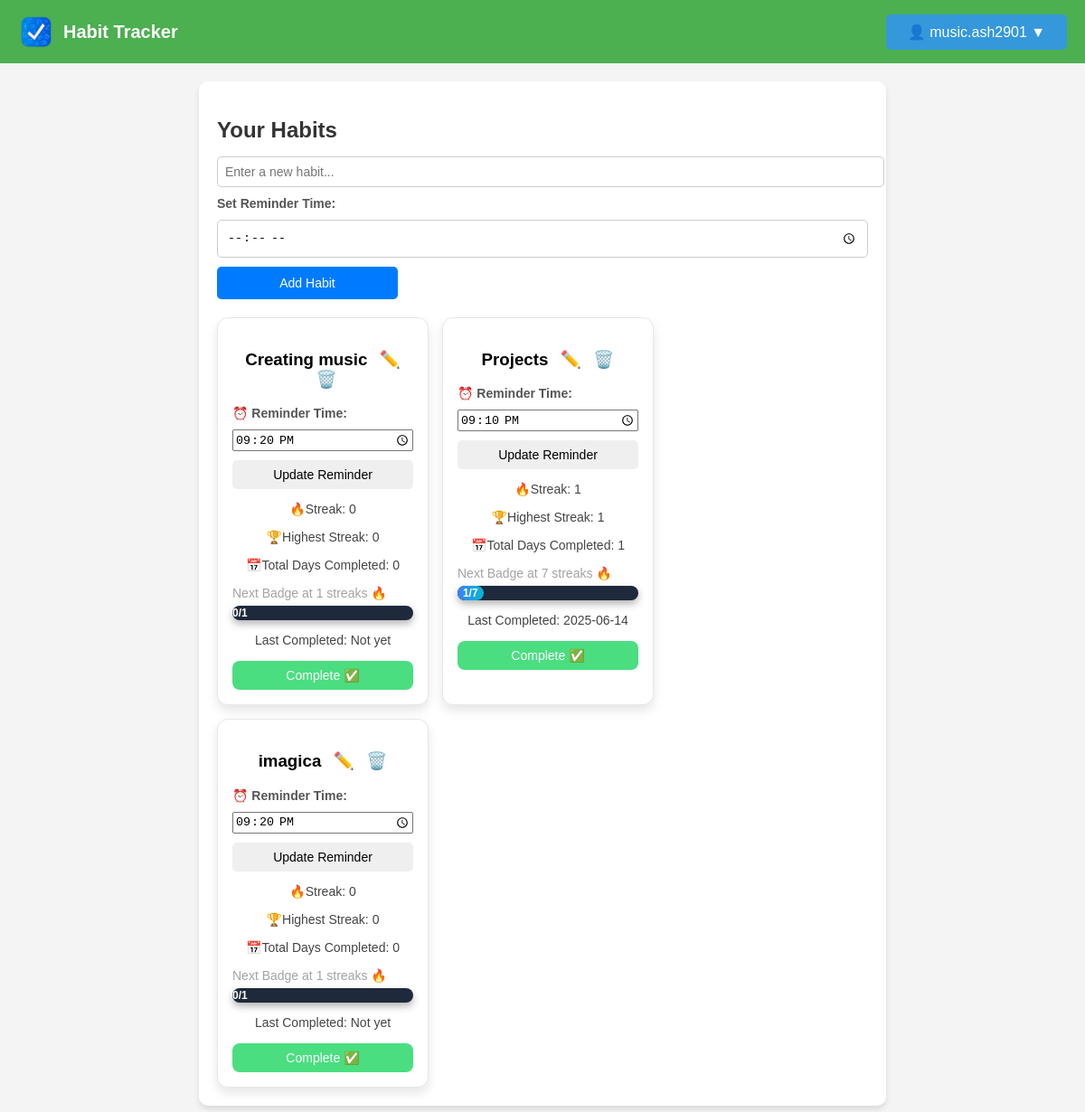
The app's page /manage-habits (signed in), older data.
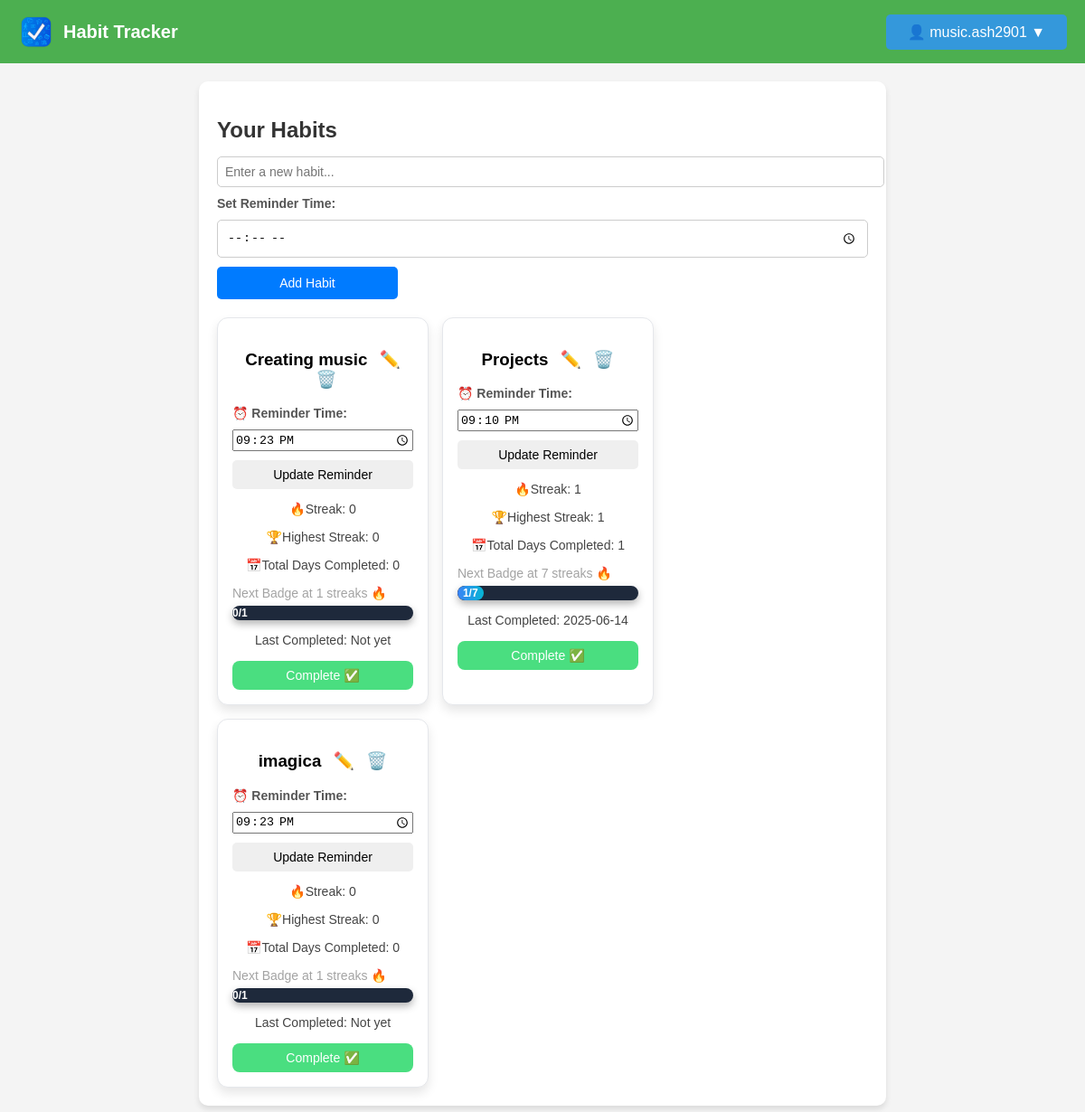
The same page, newer data.
### models.py (models this page shows, shortened)
class Activity(db.Model):
    id = db.Column(db.Integer, primary_key=True)
    name = db.Column(db.String(120), nullable=False)
    user_id = db.Column(db.Integer, db.ForeignKey('user.id'), nullable=False)
    streak = db.Column(db.Integer, default=0)
    highest_streak = db.Column(db.Integer, default=0)
    days_completed = db.Column(db.Integer, default=0)
    last_completed = db.Column(db.DateTime, default=None)
    date_added = db.Column(db.Date, default=datetime.utcnow)
    status = db.Column(db.String(10), default='active')
    reminder_time = db.Column(db.Time, nullable=True)

### routes.py (the view)
@main_bp.route('/manage-habits')
def manage_habits():
    if 'user_id' not in session:
        flash("Please log in to view your habits.", "danger")
        return redirect(url_for('main.login'))
    user_id = session['user_id']
    habits = Activity.query.filter(Activity.user_id == user_id, Activity.status == "active").all()
    return render_template('manage_habits.html', activities=habits)

### templates/manage_habits.html (shortened to what this page needs)
<!DOCTYPE html>
<html lang="en">
  <head>
    <link
      rel="stylesheet"
      href="{{ url_for('static', filename='styles.css') }}"
    />
  </head>
  <body>
    <nav class="navbar">
      <div class="logo">
        <img
          src="{{ url_for('static', filename='logo.png') }}"
          alt="Habit Tracker Logo"
        />
        <span class="app-name">Habit Tracker</span>
      </div>
      <div class="nav-buttons">
        {% if session['user_id'] %}
        <div class="dropdown">
          <button class="dropbtn">👤 {{ session['username'] }} ▼</button>
        </div>
        {% else %}
        <a href="{{ url_for('main.register') }}" class="btn">Register</a>
        <a href="{{ url_for('main.login') }}" class="btn btn-outline">Login</a>
        {% endif %}
      </div>
    </nav>
    <div class="container">
      <h2>Your Habits</h2>
      <form
        method="POST"
        action="{{ url_for('main.add_habit') }}"
        class="habit-form"
      >
        <input
          type="text"
          name="habit_name"
          placeholder="Enter a new habit..."
          required
        />
        <label for="reminder_time">Set Reminder Time:</label>
        <input type="time" name="reminder_time" required />
        <button type="submit">Add Habit</button>
      </form>
      <div class="habit-list">
        {% if activities %}
        {% for habit in activities %}
        {% set badge_milestones = [1, 7, 30, 180, 360] %}
        {% set next_badge = badge_milestones | select("greaterthan", habit.streak) | list | first %}
        <div class="habit-card">
          <h3>
            {{ habit.name }}
            <a href="{{ url_for('main.edit_habit', habit_id=habit.id) if habit.id else '#' }}" title="Edit Habit">✏️</a>
            <a href="{{ url_for('main.confirm_delete', habit_id=habit.id) }}" title="Delete Habit">🗑️</a>
          </h3>
          <form action="{{ url_for('main.update_reminder', habit_id=habit.id) }}" method="POST">
            <label for="reminder_time_{{ habit.id }}">⏰ Reminder Time:</label>
            <input
              type="time"
              id="reminder_time_{{ habit.id }}"
              name="reminder_time"
              value="{{ habit.reminder_time.strftime('%H:%M') if habit.reminder_time else '' }}"
              required
            />
            <button type="submit" class="update-btn">Update Reminder</button>
          </form>
          <p>🔥Streak: {{ habit.streak }} </p>
          <p>🏆Highest Streak: {{ habit.highest_streak }}</p>
          <p>📅Total Days Completed: {{ habit.days_completed }}</p>
          {% if next_badge %}
          <p class="next-badge-info">Next Badge at {{ next_badge }} streaks 🔥</p>
          <div class="progress-container next-badge-bar">
            <div class="progress-bar-next" style="width: {{ (habit.streak / next_badge) * 100 }}%;">
              {{ habit.streak }}/{{ next_badge }}
            </div>
          </div>
          {% else %}
          <p class="next-badge-info">🎯 You've unlocked all badges! Keep going! 🚀</p>
          {% endif %}
          <p>Last Completed: {{ habit.last_completed.strftime('%Y-%m-%d') if habit.last_completed else "Not yet" }}</p>
          <form action="{{ url_for('main.complete_habit', habit_id=habit.id) }}" method="POST">
            <button type="submit" class="complete-btn">Complete ✅</button>
          </form>
        </div>
        {% endfor %}
        {% else %}
        <p>No habits found. <a href="{{ url_for('main.manage_habits') }}">Add a new habit</a></p>
        {% endif %}
      </div>
    </div>
  </body>
</html>

### static/styles.css (style rules this page uses)
body { margin: 0; padding: 0; font-family: Arial, sans-serif; background-color: #f4f4f4; }
.navbar { display: flex; justify-content: space-between; align-items: center; background-color: #4CAF50; padding: 15px 20px; color: white; }
.logo { display: flex; align-items: center; }
.logo img { width: 40px; height: 40px; margin-right: 10px; }
.app-name { font-size: 20px; font-weight: bold; }
.dropbtn { background-color: #3498db; color: white; padding: 10px 16px; font-size: 16px; border: none; cursor: pointer; border-radius: 5px; }
.dropdown { position: relative; display: inline-block; }
.container { width: 60%; margin: 20px auto; padding: 20px; background: white; box-shadow: 0px 4px 6px rgba(0, 0, 0, 0.1); border-radius: 10px; }
.habit-form { display: flex; gap: 10px; margin-bottom: 20px; }
.habit-form input { flex: 1; padding: 10px; border: 1px solid #ccc; border-radius: 5px; }
.habit-form button { background: #007BFF; color: white; border: none; padding: 10px 15px; border-radius: 5px; cursor: pointer; }
.habit-list { display: flex; flex-wrap: wrap; gap: 15px; }
.habit-card { background: white; padding: 15px; border-radius: 10px; box-shadow: 0px 4px 6px rgba(0, 0, 0, 0.1); text-align: center; width: 200px; }
.complete-btn { background: #28a745; color: white; border: none; padding: 8px 12px; border-radius: 5px; cursor: pointer; }
h2 { color: #333; margin-bottom: 15px; }
form { display: flex; flex-direction: column; gap: 10px; }
label { font-size: 14px; font-weight: bold; color: #555; text-align: left; }
input[type="text"] { padding: 8px; width: 100%; border: 1px solid #ccc; border-radius: 5px; font-size: 14px; }
button { padding: 8px 12px; width: 200px; border: none; border-radius: 5px; font-size: 14px; cursor: pointer; transition: 0.3s ease-in-out; }
p { font-size: 14px; color: #444; margin-bottom: 15px; }
.progress-container { background-color: #1e293b; border-radius: 12px; overflow: hidden; height: 16px; margin-bottom: 8px; position: relative; box-shadow: 0 4px 8px rgba(0,0,0,0.3); }
.progress-bar-next { height: 100%; background: linear-gradient(90deg, #3b82f6, #06b6d4); text-align: center; line-height: 16px; color: #fff; font-size: 12px; font-weight: bold; border-radius: 12px; transition: width 0.5s ease-in-out; }
.next-badge-info { font-size: 14px; color: #a3a3a3; margin-bottom: 6px; text-align: left; }
.complete-btn { background-color: #4ade80; color: #fff; padding: 8px 16px; border: none; border-radius: 8px; cursor: pointer; transition: background 0.3s ease; }
.habit-card { background-color: #ffffff; border: 1px solid #e5e7eb; padding: 16px; border-radius: 12px; box-shadow: 0 6px 12px rgba(0,0,0,0.1); transition: transform 0.2s ease; }
.habit-card h3 a { color: #3b82f6; margin-left: 8px; text-decoration: none; transition: color 0.2s ease; }

Row changes from the older to the newer data that the page shows:
changed Activity "Creating music": reminder_time "21:20" → "21:23"
changed Activity "imagica": reminder_time "21:20" → "21:23"
